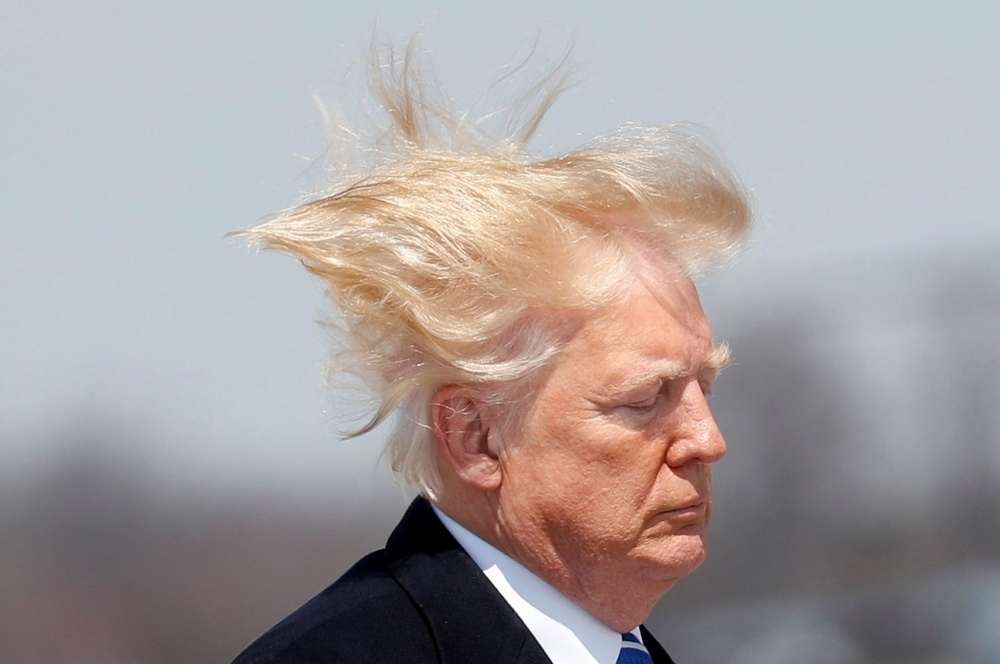
#> input picture 09-data-science/trump.jpg, 1000 x 664 px, shrunk from 2200 x 1460 before the run
$ jupyter execute --allow-errors 04-Matplotlib.ipynb   (shell and % lines are left out)
#> lines starting #> are read from the running program, lines starting #| are printed output that depends on the picture
# Matplotlib

**Matplotlib** es una [biblioteca](https://es.wikipedia.org/wiki/Biblioteca_(programaci%C3%B3n) "Biblioteca (programación)") para la generación de gráficos a partir de datos contenidos en listas o arrays en el lenguaje de programación [Python](https://es.wikipedia.org/wiki/Python "Python") y su extensión matemática [NumPy](https://es.wikipedia.org/wiki/NumPy "NumPy"). Proporciona una API, **pylab**, diseñada para recordar a la de [MATLAB](https://es.wikipedia.org/wiki/MATLAB "MATLAB").

[cell 1]
import matplotlib.pyplot as plt
import numpy as np

[cell 2]
plt.style.use('seaborn')

[cell 3]
x = np.linspace(0, 10, 100)

plt.plot(x, np.sin(x))
plt.plot(x, np.cos(x))
#> figure, not shown here; curve peaks at x = 7.88, y = 1; curve peaks at x = 0, y = 1

[cell 4]
import numpy as np
x = np.linspace(0, 10, 100)

fig = plt.figure()
plt.plot(x, np.sin(x), '-')
plt.plot(x, np.cos(x), '--');
#> figure, not shown here; curve peaks at x = 7.88, y = 1; curve peaks at x = 0, y = 1

## Guardando las imágenes

[cell 5]
fig.savefig('my_figure.png')

[cell 6]
from IPython.display import Image
Image('my_figure.png')

[cell 7]
fig.canvas.get_supported_filetypes()

JPEG suele meter artefactos, mejor no usarlo

# Dos interfaces por el precio de una

### Estilo matlab

[cell 8]
plt.figure()  # create a plot figure

# create the first of two panels and set current axis
plt.subplot(2, 1, 1) # (rows, columns, panel number)
plt.plot(x, np.sin(x))

# create the second panel and set current axis
plt.subplot(2, 1, 2)
plt.plot(x, np.cos(x));
#> figure, not shown here; panel 1: curve peaks at x = 7.88, y = 1; panel 2: curve peaks at x = 0, y = 1

### Estilo pitónico orientado a objetos

[cell 9]
# First create a grid of plots
# ax will be an array of two Axes objects
fig, ax = plt.subplots(2)

# Call plot() method on the appropriate object
ax[0].plot(x, np.sin(x))
ax[1].plot(x, np.cos(x));

# Plots de una línea

[cell 10]
import matplotlib.pyplot as plt
plt.style.use('seaborn')
import numpy as np

[cell 11]
fig = plt.figure() # función
ax = plt.axes() # gráfica

[cell 12]
fig = plt.figure()
ax = plt.axes()

x = np.linspace(0, 10, 1000)
ax.plot(x, np.sin(x));
#> figure, not shown here; curve peaks at x = 1.57, y = 1

# Ajustando el plot: Colores y estilos

[cell 13]
plt.plot(x, np.sin(x - 0), color='blue')        # specify color by name
plt.plot(x, np.sin(x - 1), color='g')           # short color code (rgbcmyk)
plt.plot(x, np.sin(x - 2), color='0.75')        # Grayscale between 0 and 1
plt.plot(x, np.sin(x - 3), color='#FFDD44')     # Hex code (RRGGBB from 00 to FF)
plt.plot(x, np.sin(x - 4), color=(1.0,0.2,0.3)) # RGB tuple, values 0 to 1
plt.plot(x, np.sin(x - 5), color='chartreuse'); # all HTML color names supported
#> figure, not shown here; curve peaks at x = 1.57, y = 1; curve peaks at x = 2.57, y = 1; curve peaks at x = 3.57, y = 1

[cell 14]
plt.plot(x, x + 0, linestyle='solid')
plt.plot(x, x + 1, linestyle='dashed')
plt.plot(x, x + 2, linestyle='dashdot')
plt.plot(x, x + 3, linestyle='dotted');

# For short, you can use the following codes:
plt.plot(x, x + 4, linestyle='-')  # solid
plt.plot(x, x + 5, linestyle='--') # dashed
plt.plot(x, x + 6, linestyle='-.') # dashdot
plt.plot(x, x + 7, linestyle=':');  # dotted
#> figure, not shown here; curve peaks at x = 10, y = 10; curve peaks at x = 10, y = 11; curve peaks at x = 10, y = 12

[cell 15]
plt.plot(x, x + 0, '-g')  # solid green
plt.plot(x, x + 1, '--c') # dashed cyan
plt.plot(x, x + 2, '-.k') # dashdot black
plt.plot(x, x + 3, ':r');  # dotted red
#> figure, not shown here; curve peaks at x = 10, y = 10; curve peaks at x = 10, y = 11; curve peaks at x = 10, y = 12

# Cambiar los límites de los ejes

[cell 16]
plt.plot(x, np.sin(x))

plt.xlim(-1, 11)
plt.ylim(-1.5, 1.5);
#> figure, not shown here; curve peaks at x = 1.57, y = 1

[cell 17]
plt.plot(x, np.sin(x)) # se le puede dar la vuelta

plt.xlim(11, -1)
plt.ylim(1.5, -1.5);
#> figure, not shown here; curve peaks at x = 1.57, y = 1

[cell 18]
plt.plot(x, np.sin(x)) # en formato lista, primero x y luego y
plt.axis([-1, 11, -1.5, 1.5]);

[cell 19]
plt.plot(x, np.sin(x))
plt.axis('tight'); # ajustado, el valor por defecto

[cell 20]
plt.plot(x, np.sin(x))
plt.axis('equal'); # unidad en x es igual a unidad en y
#> figure, not shown here; curve peaks at x = 1.57, y = 1

# Etiquetado de datos

[cell 21]
plt.plot(x, np.sin(x))
plt.title("A Sine Curve")
plt.xlabel("x")
plt.ylabel("sin(x)");
#> figure, not shown here; curve peaks at x = 1.57, y = 1

[cell 22]
#Ejercicio: negrita, tamaño 20, fuente helvetica

#> (a cell that did not finish here is left out)

[cell 24]
plt.plot(x, np.sin(x))
plt.title("A Sine Curve",
          fontdict={'fontsize': 20,
                   'fontweight': 1000,
                   'fontname': 'Helvetica'})
plt.xlabel("x")
plt.ylabel("sin(x)");
#> figure, not shown here; curve peaks at x = 1.57, y = 1

[cell 25]
plt.plot(x, np.sin(x), '-g', label='sin(x)')
plt.plot(x, np.cos(x), ':b', label='cos(x)')
plt.axis('equal')

plt.legend();
#> figure, not shown here; curve peaks at x = 1.57, y = 1; curve peaks at x = 0, y = 1

# Representaciones mediante gráfico de dispersión

[cell 26]
import matplotlib.pyplot as plt
plt.style.use('seaborn-whitegrid')
import numpy as np

[cell 27]
x = np.linspace(0, 10, 30)
y = np.sin(x)

plt.xlim(11, -1)
plt.ylim(1.5, -1.5);

plt.plot(x, y, 'o', color='black');
#> figure, not shown here; curve peaks at x = 7.93, y = 0.997

[cell 28]
rng = np.random.RandomState(0)
for marker in ['o', '.', ',', 'x', '+', 'v', '^', '<', '>', 's', 'd']:
    plt.plot(rng.rand(5), rng.rand(5), marker,
             label="marker='{0}'".format(marker))
plt.legend(numpoints=1)
plt.xlim(0, 1.8);

[cell 29]
plt.plot(x, y, '-ok');
#> figure, not shown here; curve peaks at x = 7.93, y = 0.997

[cell 30]
plt.plot(x, y, '-d', color='gray',
         markersize=20, linewidth=4,
         markerfacecolor='white',
         markeredgecolor='red',
         markeredgewidth=1)
plt.ylim(-1.2, 1.2);
#> figure, not shown here; curve peaks at x = 7.93, y = 0.997

# Dispersión usando `plt.scatter`

En este caso `plt.scatter` nos permite modificar cada uno de los puntos de la representación.

[cell 31]
plt.scatter(x, y, marker='o');

[cell 32]
rng = np.random.RandomState(0)
x = rng.randn(100)
y = rng.randn(100)
colors = rng.rand(100) # 100 colores random
sizes = 1000 * rng.rand(100) # muchos tamaños randoms

plt.scatter(x, y, c=colors, s=sizes, alpha=0.3,
            cmap='cool') #cmap es el color map
plt.colorbar();  # show color scale

[cell 33]
from sklearn.datasets import load_iris
iris = load_iris()
features = iris.data.T

plt.scatter(features[0], features[1], alpha=0.2,
            s=100*features[3], c=iris.target, cmap='viridis')
plt.xlabel(iris.feature_names[0])
plt.ylabel(iris.feature_names[1])
plt.colorbar();

[cell 34]
# si tenemos muuuuchos puntos podríamos usar plot en vez de scatter, que es más eficiente

# Barras de errores

[cell 35]
import matplotlib.pyplot as plt
plt.style.use('seaborn')
import numpy as np

[cell 36]
x = np.linspace(0, 10, 50)
dy = np.array
#> (the rest of this cell did not finish here and is left out)

#> (a cell that did not finish here is left out)

[cell 38]
x = np.linspace(0, 10, 50)
err = np.random.rand(2,50)
dy = 0.8
y = np.sin(x) + dy * np.random.randn(50)

plt.errorbar(x, y, yerr=err, fmt='.k');
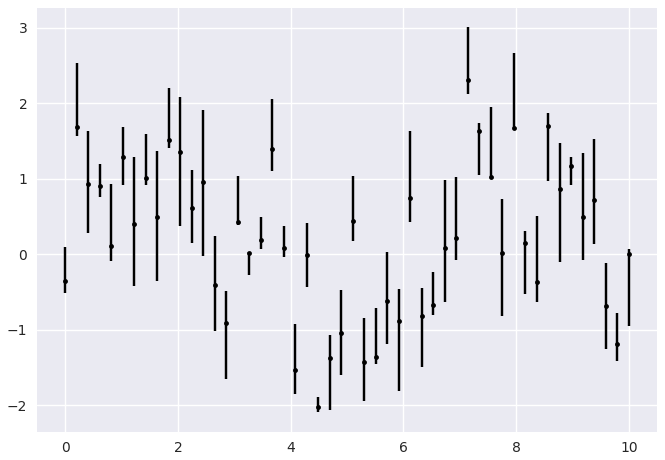
#> figure drawn by matplotlib, 1 panel; curve peaks at x = 7.14, y = 2.3

# Histogramas, binnings y densidad

[cell 39]
import numpy as np
import matplotlib.pyplot as plt
plt.style.use('seaborn-white')

data = np.random.randn(1000)

[cell 40]
plt.hist(data);
#> figure, not shown here; tallest bar 261 high, from x = -0.559 to 0.0624

[cell 41]
plt.hist(data, bins=30, density=True, alpha=0.5,
         histtype='stepfilled', color='steelblue',
         edgecolor='none');

[cell 42]
x1 = np.random.normal(0, 0.8, 1000)
x2 = np.random.normal(-2, 1, 1000)
x3 = np.random.normal(3, 2, 1000)

kwargs = dict(histtype='stepfilled', density=True, alpha=0.3, bins=40)

plt.hist(x1, **kwargs)
plt.hist(x2, **kwargs)
plt.hist(x3, **kwargs);
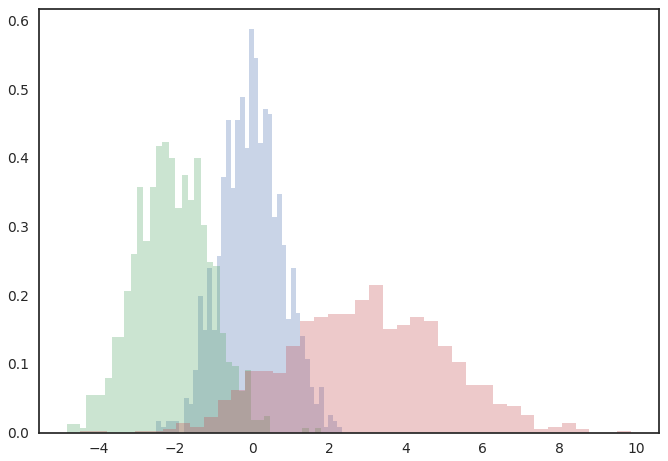
#> figure drawn by matplotlib, 1 panel

[cell 43]

import numpy as np
import matplotlib.pyplot as plt
from PIL import Image

img = Image.open("trump.jpg")
#> img is the input picture: PIL image 1000x664 RGB; mean R, G, B 165.6, 158.4, 158.7
red, green, blue = img.split()
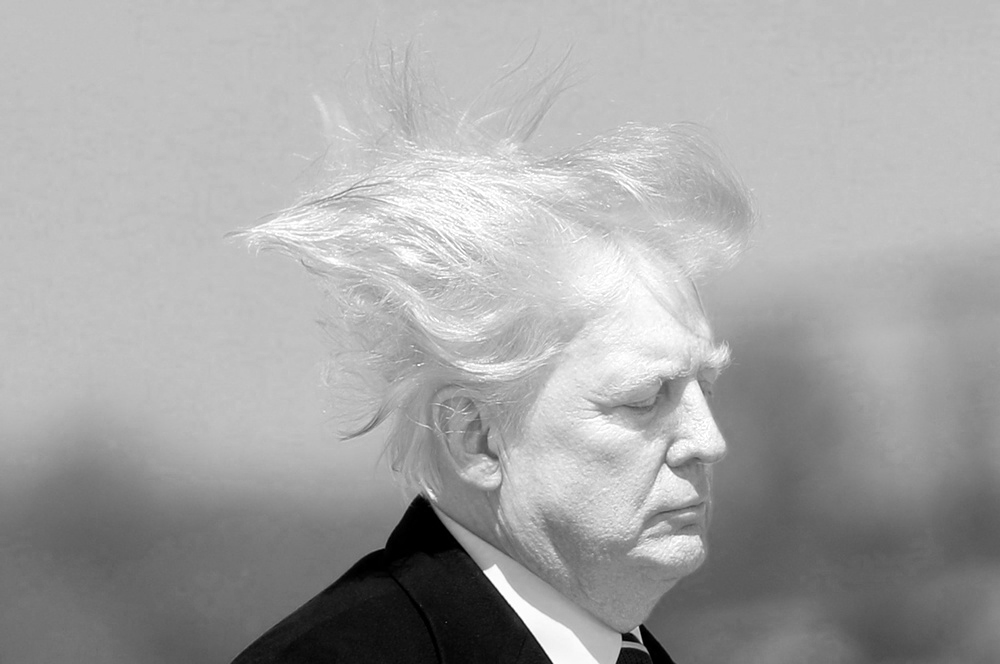
#> red: PIL image 1000x664 L; min 0, max 255, mean 165.6
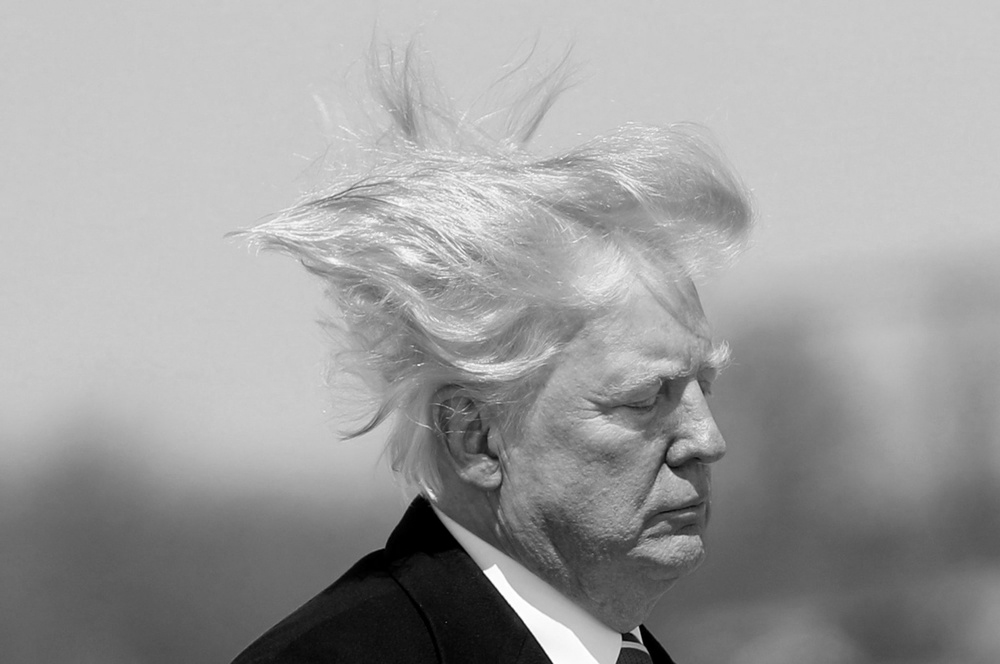
#> green: PIL image 1000x664 L; min 0, max 255, mean 158.4
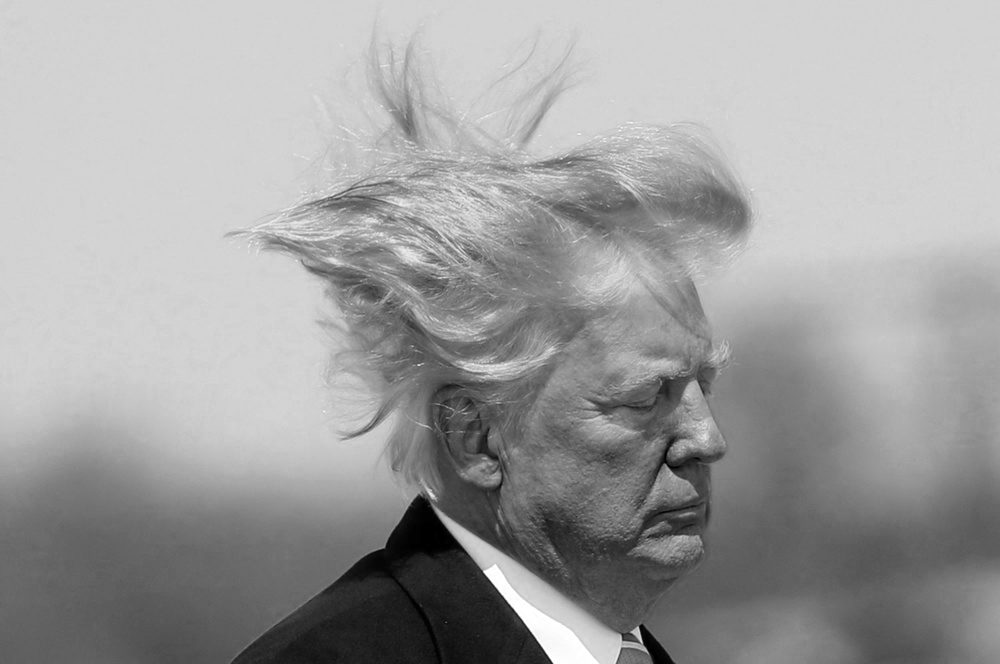
#> blue: PIL image 1000x664 L; min 0, max 255, mean 158.7

red = np.array(red).ravel()
green = np.array(green).ravel()
blue = np.array(blue).ravel()

kwargs = dict(histtype='stepfilled', density=True, alpha=0.3, bins=100)

plt.hist(red, **kwargs, color="red")
plt.hist(green, **kwargs, color="green")
plt.hist(blue, **kwargs, color="blue");

[cell 44]

import numpy as np
import matplotlib.pyplot as plt
from PIL import Image

img = Image.open("python.jpg")
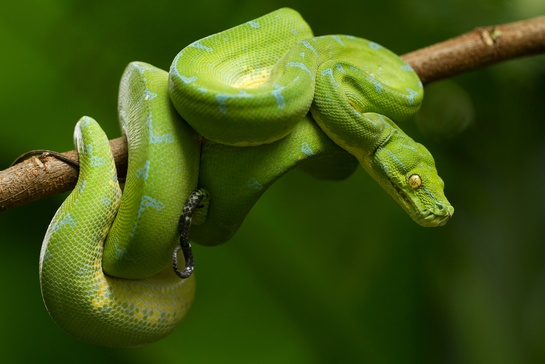
#> input picture 09-data-science/python.jpg, 545 x 364 px, shrunk from 1200 x 800 before the run
#> img is the input picture: PIL image 545x364 RGB; mean R, G, B 62.8, 84.5, 20.1
red, green, blue = img.split()
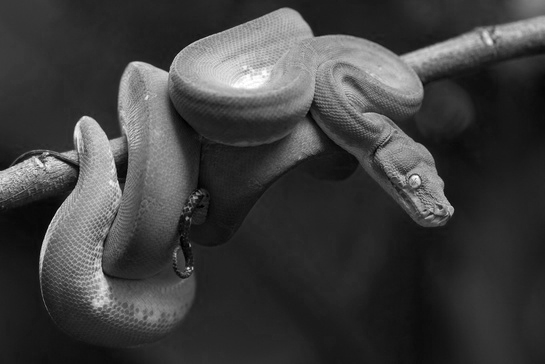
#> red: PIL image 545x364 L; min 0, max 255, mean 62.8
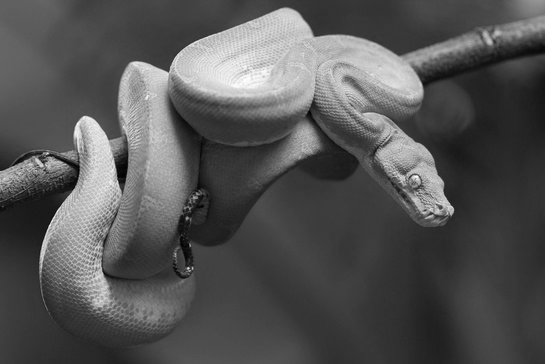
#> green: PIL image 545x364 L; min 0, max 255, mean 84.5
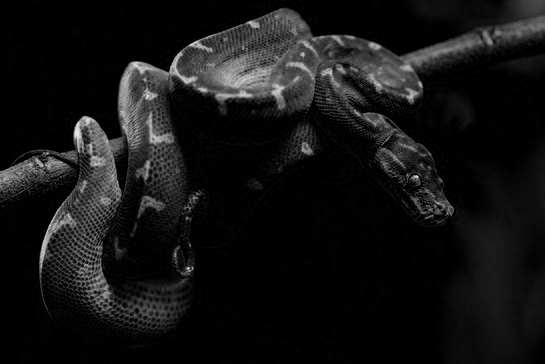
#> blue: PIL image 545x364 L; min 0, max 234, mean 20.1

red = np.array(red).ravel()
green = np.array(green).ravel()
blue = np.array(blue).ravel()

kwargs = dict(histtype='stepfilled', density=True, alpha=0.3, bins=100)

plt.hist(red, **kwargs, color="red")
plt.hist(green, **kwargs, color="green")
plt.hist(blue, **kwargs, color="blue");
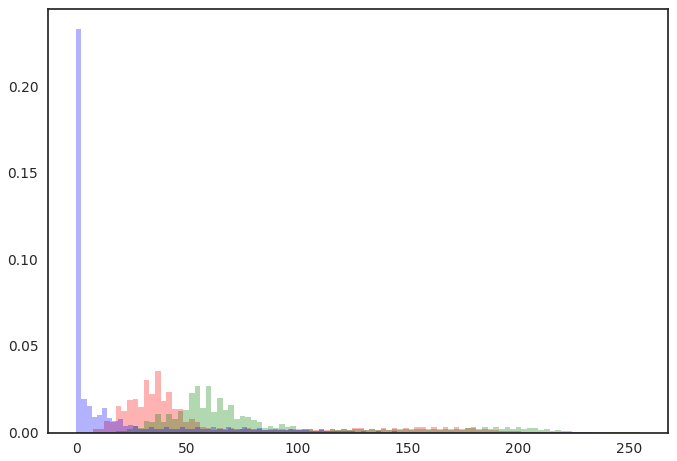
#> figure drawn by matplotlib, 1 panel
